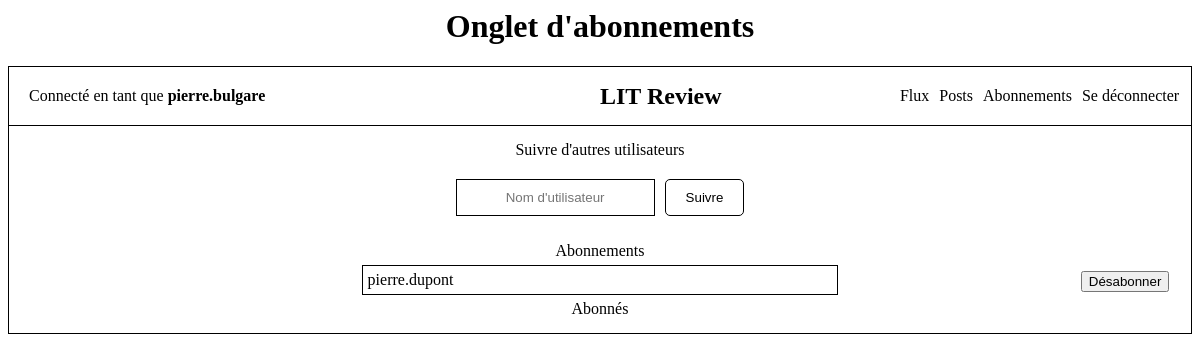
The app's page /follows/ (signed in), older data.
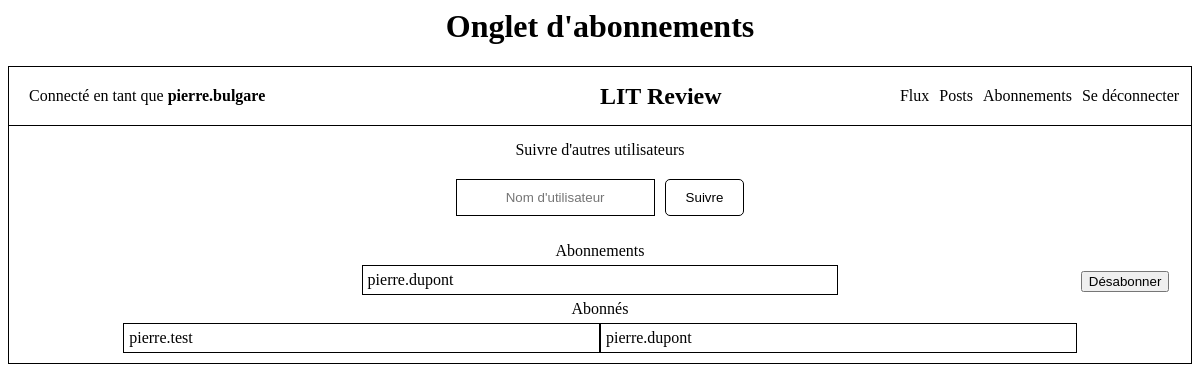
The same page, newer data.
### website/models.py (models this page shows)
class Profile(models.Model):
    user = models.OneToOneField(User, on_delete=models.CASCADE, related_name='profile')
    follows = models.ManyToManyField('self', symmetrical=False, related_name='followed_by', blank=True)
    def __str__(self):
        return self.user.username

### website/views.py (the view, shortened to what this page needs)
# urls.py: path('follows/', website.views.follows, name='follows'),
@login_required
def follows(request):
    form = forms.FollowUserForm()
    message = ''
    followed_users = request.user.profile.follows.all()
    followers = request.user.profile.followed_by.all()
    return render(
        request,
        'website/follows.html',
        context={
            'form': form,
            'message': message,
            'followed_users': followed_users,
            'followers': followers
        }
    )

### website/forms.py
class FollowUserForm(forms.Form):
    username = forms.CharField(
        max_length=30,
        widget=forms.TextInput(attrs={'placeholder': "Nom d'utilisateur"})
    )
    def __init__(self, *args, **kwargs):
        super().__init__(*args, **kwargs)
        for field_name, field in self.fields.items():
            field.label = ''

### website/templates/website/follows.html (shortened to what this page needs)
{% extends "base.html" %}
{% block page_name %}Onglet d'abonnements{% endblock page_name %}
{% block main_content %}
<div>
    <p>Suivre d'autres utilisateurs</p>
    <form method="post" class="follow-form">
        {{ form.as_p }}
        <button type="submit" class="button follow-button">Suivre</button>
    </form>
    <p>Abonnements</p>
    <div class="follows-list">
        {% for followed_user in followed_users %}
            <p>{{ followed_user }}<button>Désabonner</button></p>
        {% endfor %}
    </div>
    <p>Abonnés</p>
    <div class="follows-list">
        {% for follower in followers %}
            <p>{{ follower }}</p>
        {% endfor %}
    </div>
</div>
{% endblock main_content %}

Row changes from the older to the newer data that the page shows:
now on one of the page's lists (row unchanged): Profile: user.username "pierre.dupont"
added Profile: user.username "pierre.test"
